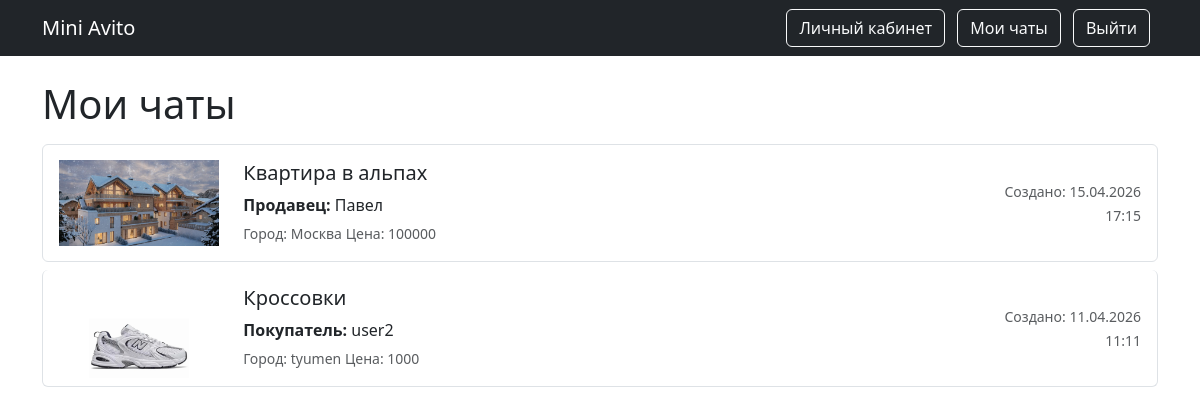
The page /my_chats (signed in) on the database its author committed.
### data/models.py (models this page shows, shortened)
class Chats(SqlAlchemyBase, SerializerMixin):
    __tablename__ = 'chats'
    id = sqlalchemy.Column(
        sqlalchemy.Integer, primary_key=True, autoincrement=True
    )
    seller_id = sqlalchemy.Column(
        sqlalchemy.Integer, sqlalchemy.ForeignKey("users.id"), nullable=False
    )
    buyer_id = sqlalchemy.Column(
        sqlalchemy.Integer, sqlalchemy.ForeignKey("users.id"), nullable=False
    )
    good_id = sqlalchemy.Column(
        sqlalchemy.Integer, sqlalchemy.ForeignKey("goods.id"), nullable=False
    )
    created_date = sqlalchemy.Column(
        sqlalchemy.DateTime, default=datetime.datetime.now
    )
    seller = orm.relationship(
        'User', back_populates='seller_chat', foreign_keys=[seller_id]
    )
    buyer = orm.relationship(
        'User', back_populates='buyer_chat', foreign_keys=[buyer_id]
    )
    good = orm.relationship(
        'Goods', back_populates='chats'
    )
    messages = orm.relationship('Messages', back_populates='chats')

class Goods(SqlAlchemyBase, SerializerMixin):
    __tablename__ = 'goods'
    id = sqlalchemy.Column(
        sqlalchemy.Integer, primary_key=True, autoincrement=True
    )
    title = sqlalchemy.Column(sqlalchemy.String(50), nullable=False)
    description = sqlalchemy.Column(sqlalchemy.Text, nullable=True)
    image_fn = sqlalchemy.Column(sqlalchemy.String, nullable=True)
    city = sqlalchemy.Column(sqlalchemy.String, nullable=False)
    price = sqlalchemy.Column(sqlalchemy.Integer, nullable=False)
    category_id = sqlalchemy.Column(
        sqlalchemy.Integer,
        sqlalchemy.ForeignKey("category.id"),
        nullable=False
    )
    created_at = sqlalchemy.Column(
        sqlalchemy.DateTime, default=datetime.datetime.now
    )
    user_id = sqlalchemy.Column(
        sqlalchemy.Integer, sqlalchemy.ForeignKey("users.id"), nullable=False
    )
    is_active = sqlalchemy.Column(
        sqlalchemy.Boolean, nullable=True, default=True
    )
    category = orm.relationship(
        'Category', back_populates='goods'
    )
    user = orm.relationship('User', back_populates='goods')
    chats = orm.relationship('Chats', back_populates='good')

class User(SqlAlchemyBase, UserMixin, SerializerMixin):
    __tablename__ = 'users'
    id = sqlalchemy.Column(
        sqlalchemy.Integer, primary_key=True, autoincrement=True
    )
    surname = sqlalchemy.Column(sqlalchemy.String, nullable=False)
    name = sqlalchemy.Column(sqlalchemy.String, nullable=False)
    city = sqlalchemy.Column(sqlalchemy.String, nullable=False)
    phone = sqlalchemy.Column(sqlalchemy.String, nullable=True)
    address = sqlalchemy.Column(sqlalchemy.String, nullable=True)
    email = sqlalchemy.Column(sqlalchemy.String, unique=True, nullable=False)
    hashed_password = sqlalchemy.Column(sqlalchemy.String, nullable=False)
    modified_date = sqlalchemy.Column(
        sqlalchemy.DateTime, default=datetime.datetime.now
    )
    goods = orm.relationship("Goods", back_populates='user')
    seller_chat = orm.relationship(
        "Chats", back_populates='seller', foreign_keys="Chats.seller_id"
    )
    buyer_chat = orm.relationship(
        "Chats", back_populates='buyer', foreign_keys="Chats.buyer_id"
    )
    messages = orm.relationship("Messages", back_populates='user')

### main.py (the view)
@app.route('/my_chats')
@login_required
def my_chats():
    db_sess = db_session.create_session()
    chats = db_sess.query(Chats).filter(
        or_(
            Chats.buyer_id == current_user.id,
            Chats.seller_id == current_user.id
        )
    ).order_by(Chats.created_date.desc()).all()
    return render_template('my_chats.html', title='Мои чаты', chats=chats)

### db/db_session.py (called while the page is built)
def create_session() -> Session:
    return __factory()

### main.py (called while the page is built)
@login_manager.user_loader
def load_user(user_id):
    db_sess = db_session.create_session()
    return db_sess.get(User, user_id)

### templates/my_chats.html
{% extends "base.html" %}
{% block content %}
<h1 class="mb-3">Мои чаты</h1>
    {% if chats %}
        <div class="list-group">
        {% for chat in chats %}
            <a href="/chat/{{chat.id}}" class="list-group-item list-group-item-action mb-2 rounded">
                <div class="row align-items-center" >
                    <div class="col-md-2">
                    {% if chat.good.image_fn %}
                      <img src="{{ url_for('static', filename='img/' + chat.good.image_fn) }}"
                           class="img-fluid rounded"
                           alt="{{chat.good.title}}"
                           style="width: 100%; height: 100px; object-fit: contain;"
                      >
                    {% endif %}
                    </div>
                    <div class="col-md-8">
                        <div class="d-flex justify-content-between">
                            <h5>{{chat.good.title}}</h5>
                        </div>
                        <p class="mb-1">
                            {% if chat.buyer_id == current_user.id %}
                                <strong>Продавец: </strong>
                                {{chat.seller.name}}
                            {% else %}
                                <strong>Покупатель: </strong>
                                {{chat.buyer.name}}
                            {% endif %}
                        </p>
                        <small class="text-muted">
                            {% if chat.buyer_id == current_user.id %}
                                Город: {{ chat.seller.city }}
                            {% else %}
                                Город: {{ chat.buyer.city }}
                            {% endif %}
                            Цена: {{ chat.good.price }}
                        </small>
                    </div>
                    <div class="col-md-2 text-end">
                        <small class="text-muted">
                            Создано: {{ chat.created_date.strftime('%d.%m.%Y %H:%M') }}
                        </small>
                    </div>
                </div>
            </a>
        {% endfor %}
        </div>
    {% else %}
        <div class="alert alert-info">
            Чатов пока нет
        </div>
    {% endif %}
{% endblock %}

### rows shown on the page
Chats: title (picture), good "Квартира в альпах", seller.name "Павел", seller.city "Москва", good.price "100000", created_date "15.04.2026 17:15"
Chats: title (picture), good "Кроссовки", buyer.name "user2", buyer.city "tyumen", good.price "1000", created_date "11.04.2026 11:11"
